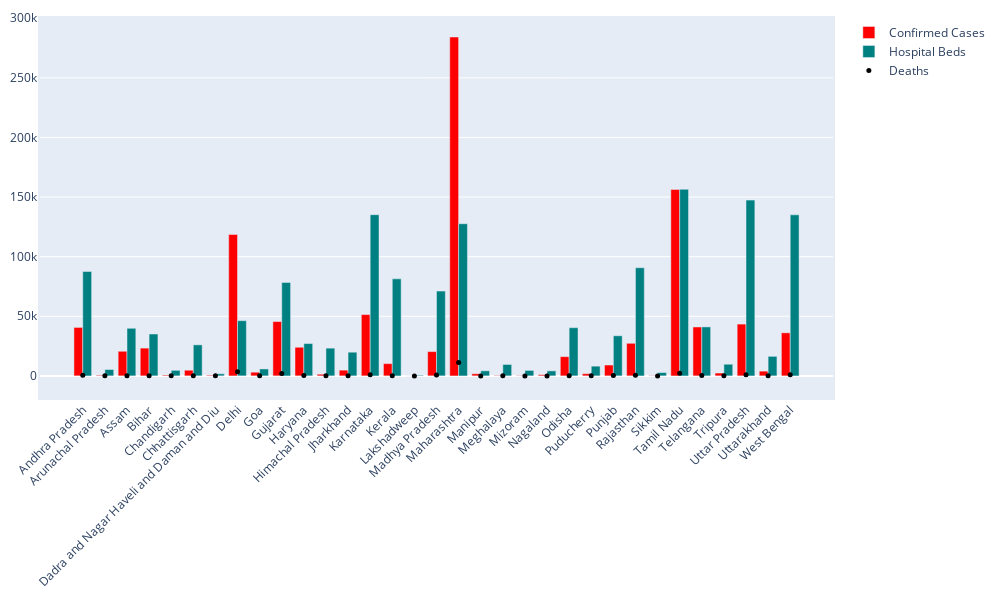

The notebook cell this image was saved under:
### Code cell
fig = go.Figure()
fig.add_trace(go.Bar(
    x=df_plot['State'],
    y=df_plot['Confirmed'],
    name='Confirmed Cases',
    marker_color='#FF0000'
))
fig.add_trace(go.Bar(
    x=df_plot['State'],
    y=df_plot['Total Beds'],
    name='Hospital Beds',
   marker_color='#008080'
))
fig.add_trace(go.Scatter(
    x=df_plot['State'],
    y=df_plot['Deaths'],
    name="Deaths",
    marker=dict(color="black", size=5),
    mode="markers",
))
fig.update_layout(autosize=False,width=1000,height=600,barmode='group', xaxis_tickangle=-45, margin=dict(
        l=10,
        r=10,
        b=10,
        t=10,
        pad=2
    ),)
fig.show()

### Figure 1 — Plotly figure (JSON) as saved in the notebook; plotly's stock layout.template omitted (floating-point values rounded to 4 significant figures)
{"data": [{"marker": {"color": "#FF0000"}, "name": "Confirmed Cases", "type": "bar", "x": ["Andhra Pradesh", "Arunachal Pradesh", "Assam", "Bihar", "Chandigarh", "Chhattisgarh", "Dadra and Nagar Haveli and Daman and Diu", "Delhi", "Goa", "Gujarat", "Haryana", "Himachal Pradesh", "Jharkhand", "Karnataka", "Kerala", "Lakshadweep", "Madhya Pradesh", "Maharashtra", "Manipur", "Meghalaya", "Mizoram", "Nagaland", "Odisha", "Puducherry", "Punjab", "Rajasthan", "Sikkim", "Tamil Nadu", "Telangana", "Tripura", "Uttar Pradesh", "Uttarakhand", "West Bengal"], "y": [40646, 543, 20647, 23300, 660, 4754, 576, 118645, 3108, 45567, 24002, 1384, 4805, 51422, 10276, 0, 20378, 284281, 1764, 377, 272, 956, 16110, 1832, 9094, 27333, 235, 156369, 41018, 2379, 43441, 3982, 36117]}, {"marker": {"color": "#008080"}, "name": "Hospital Beds", "type": "bar", "x": ["Andhra Pradesh", "Arunachal Pradesh", "Assam", "Bihar", "Chandigarh", "Chhattisgarh", "Dadra and Nagar Haveli and Daman and Diu", "Delhi", "Goa", "Gujarat", "Haryana", "Himachal Pradesh", "Jharkhand", "Karnataka", "Kerala", "Lakshadweep", "Madhya Pradesh", "Maharashtra", "Manipur", "Meghalaya", "Mizoram", "Nagaland", "Odisha", "Puducherry", "Punjab", "Rajasthan", "Sikkim", "Tamil Nadu", "Telangana", "Tripura", "Uttar Pradesh", "Uttarakhand", "West Bengal"], "y": [87527, 5340, 39923, 35140, 4632, 26026, 1753, 46294, 5801, 78367, 27115, 23248, 19859, 135229, 81389, 579, 71164, 127633, 4247, 9559, 4573, 4192, 40418, 8151, 33626, 90722, 2802, 156527, 41068, 9781, 147449, 16398, 135105]}, {"marker": {"color": "black", "size": 5}, "mode": "markers", "name": "Deaths", "type": "scatter", "x": ["Andhra Pradesh", "Arunachal Pradesh", "Assam", "Bihar", "Chandigarh", "Chhattisgarh", "Dadra and Nagar Haveli and Daman and Diu", "Delhi", "Goa", "Gujarat", "Haryana", "Himachal Pradesh", "Jharkhand", "Karnataka", "Kerala", "Lakshadweep", "Madhya Pradesh", "Maharashtra", "Manipur", "Meghalaya", "Mizoram", "Nagaland", "Odisha", "Puducherry", "Punjab", "Rajasthan", "Sikkim", "Tamil Nadu", "Telangana", "Tripura", "Uttar Pradesh", "Uttarakhand", "West Bengal"], "y": [534, 3, 55, 173, 11, 21, 2, 3545, 19, 2090, 322, 10, 42, 1037, 38, 0, 689, 11194, 0, 2, 0, 0, 109, 25, 230, 542, 0, 2236, 396, 3, 1046, 50, 1023]}], "layout": {"autosize": false, "barmode": "group", "height": 600, "margin": {"b": 10, "l": 10, "pad": 2, "r": 10, "t": 10}, "width": 1000, "xaxis": {"tickangle": -45}}}
